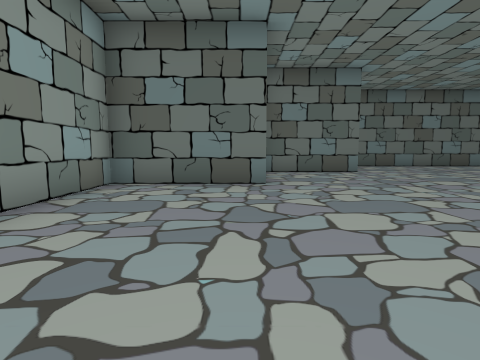
[1] (above)

16 first-person views from a walk through a scene from a Unity 3-D project. The camera is 1.3 m above the floor, tilts 6° down and sees 80° across. Doors are open. The floor is counted in squares, 2 m on a side. Each view is taken from the middle of a square. On the plan, view 1 faces up. The plan holds only what a view shows up to about 9 squares ahead; the rest is blank. The place goes on beyond the plan. Some animated figures are left out.

[2]
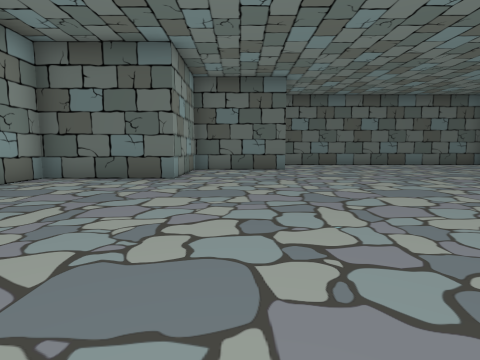

[3]
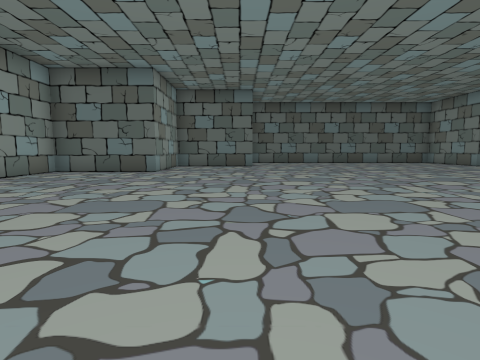

[4]
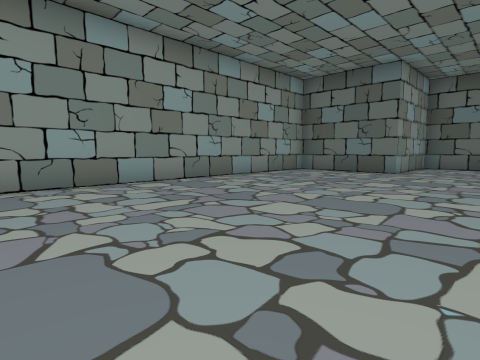

[5]
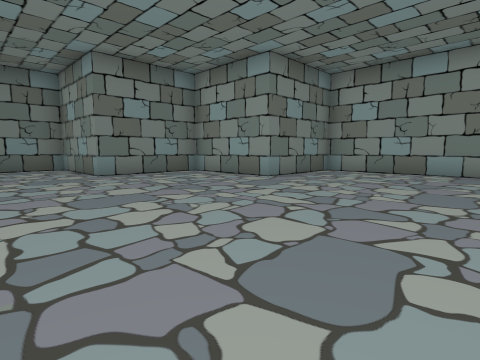

[6]
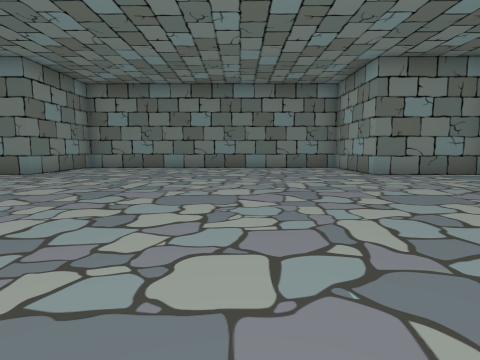

[7]
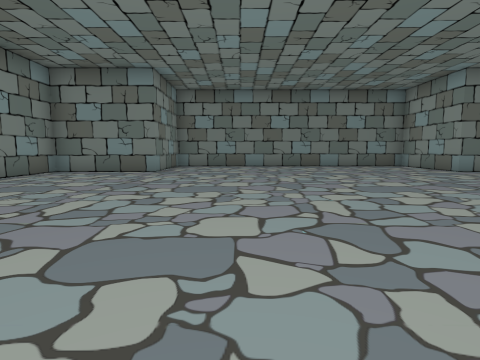

[8]
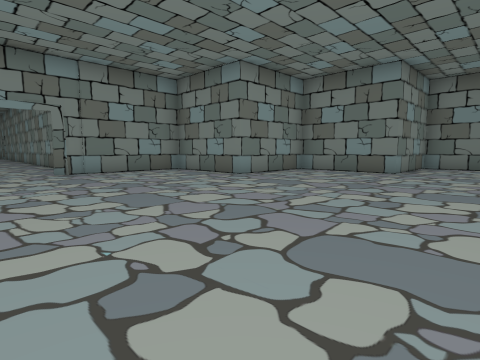

[9]
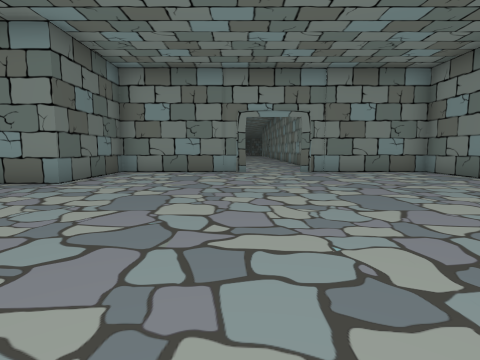

[10]
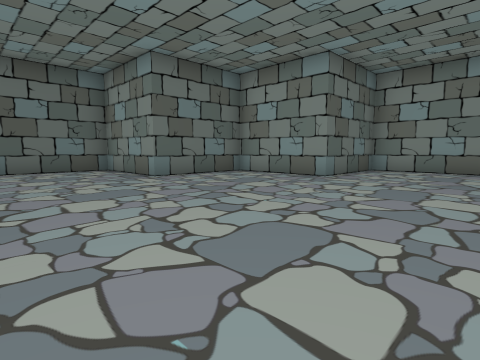

[11]
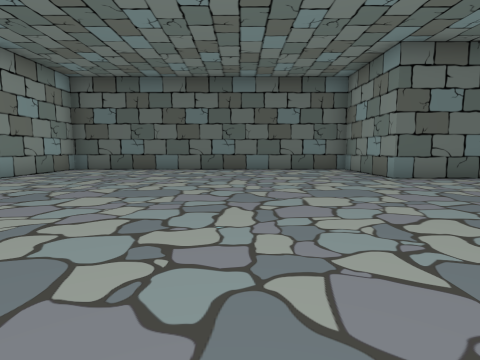

[12]
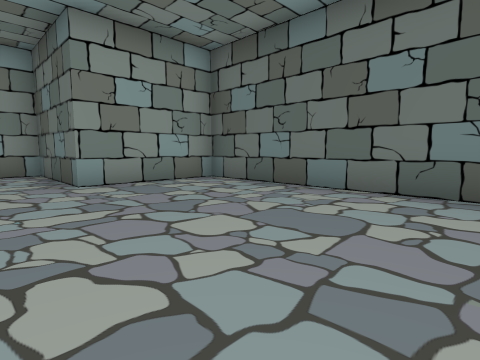

[13]
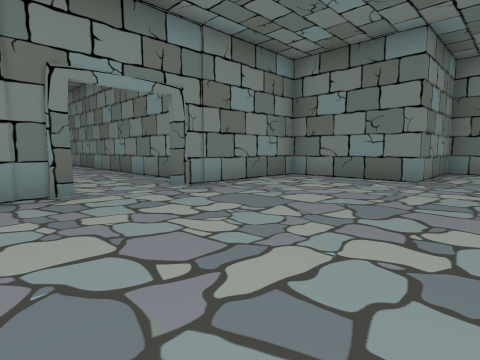

[14]
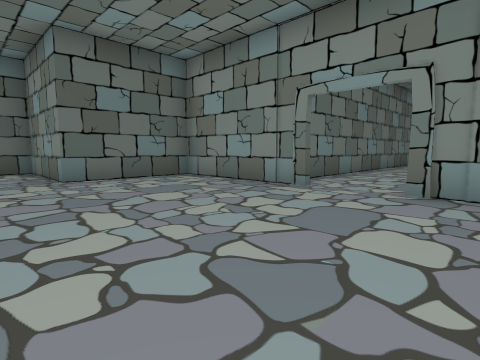

[15]
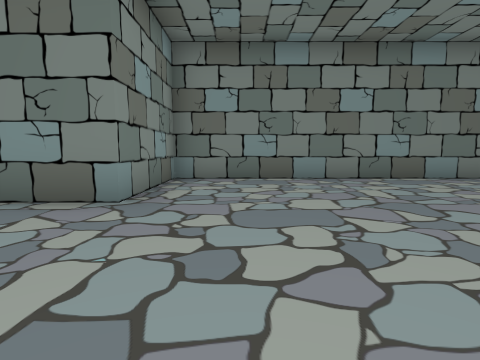

[16]
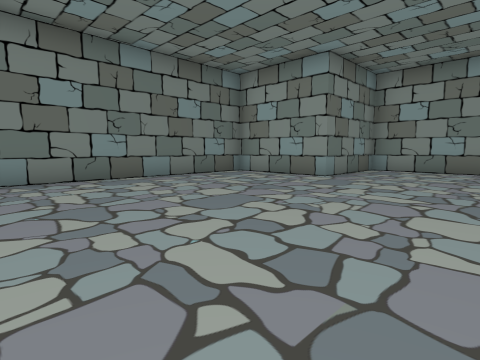

### Floor plan
Points are (right, up) in squares from view 1. A wall is a line through its corners. A room is listed if a view was taken in it or the views show most of it. See-through windows are left out.
Room 1 (views 1, 2, 3, 4, 5, 6, 7, 8, 9, 10, 11, 12, 13, 14, 15, 16)
walls: (8.8, 11.5) (3.5, 11.5) (3.5, 8.5) (0.5, 8.5) (0.5, 5.5) (-2.5, 5.5) (-2.5, -3.5) (0.5, -3.5) (0.5, -6.5) (3.5, -6.5) (3.5, -9.5) (12.5, -9.5) (12.5, -6.5) (15.5, -6.5) (15.5, -3.5) (18.5, -3.5) (18.5, 0.3); (18.5, 1.8) (18.5, 5.5) (15.5, 5.5) (15.5, 8.5) (12.5, 8.5) (12.5, 11.5) (9.8, 11.5)
ways out: open door at (19, 1)

Where each view was taken, in squares from view 1:
view 1: 0 up, 0 right, facing up
view 2: 1 down, 2 right, facing up
view 3: 3 down, 3 right, facing up
view 4: 3 down, 3 right, facing up-left
view 5: 1 up, 6 right, facing down-left
view 6: 1 up, 7 right, facing down
view 7: 2 up, 10 right, facing down
view 8: 2 up, 10 right, facing down-right
view 9: 2 up, 10 right, facing right
view 10: 2 up, 9 right, facing up-right
view 11: 2 up, 9 right, facing up
view 12: 7 up, 9 right, facing up-left
view 13: 3 up, 14 right, facing down-right
view 14: 1 down, 14 right, facing up-right
view 15: 3 down, 11 right, facing down
view 16: 3 down, 10 right, facing down-left
